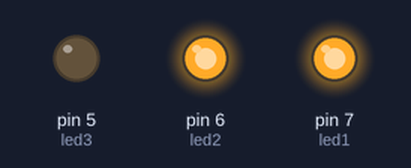
This sketch was run on a simulated Arduino Uno, built with avr-gcc and run on an emulated ATmega328P. On the bench: output pins drawn as LEDs (lit = HIGH).

Above: at 0.1 s.
Timing chart, 0 to 1.6 s (numbered marks = the images above):
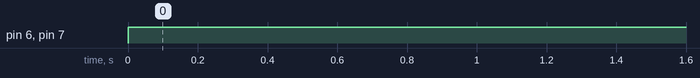

The sketch:

ledtest.ino
```cpp
int led1=7;
int led2=6;
int led3=5;
void setup() {
  // put your setup code here, to run once:
  pinMode(led1,OUTPUT);
  pinMode(led2,OUTPUT);
  pinMode(led3,OUTPUT);
}
void setcolor(int red,int green,int blue)
{
  analogWrite(led1,red);
  analogWrite(led2,green);
  analogWrite(led3,blue);
}

void loop() {
  // put your main code here, to run repeatedly:
setcolor(255,255,0);
}
```

Measured:
- by itself, pin 6 (led2), pin 7 (led1): LOW → HIGH at 0.00 s
